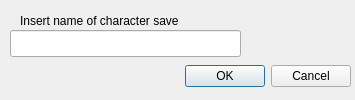
<?xml version="1.0" encoding="UTF-8"?>
<ui version="4.0">
 <class>NewChar</class>
 <widget class="QDialog" name="NewChar">
  <property name="geometry">
   <rect>
    <x>0</x>
    <y>0</y>
    <width>355</width>
    <height>100</height>
   </rect>
  </property>
  <property name="windowTitle">
   <string>Dialog</string>
  </property>
  <widget class="QDialogButtonBox" name="buttonBox">
   <property name="geometry">
    <rect>
     <x>10</x>
     <y>60</y>
     <width>341</width>
     <height>32</height>
    </rect>
   </property>
   <property name="orientation">
    <enum>Qt::Horizontal</enum>
   </property>
   <property name="standardButtons">
    <set>QDialogButtonBox::Cancel|QDialogButtonBox::Ok</set>
   </property>
  </widget>
  <widget class="QLabel" name="label">
   <property name="geometry">
    <rect>
     <x>20</x>
     <y>10</y>
     <width>211</width>
     <height>21</height>
    </rect>
   </property>
   <property name="text">
    <string>Insert name of character save</string>
   </property>
  </widget>
  <widget class="QLineEdit" name="lineEdit">
   <property name="geometry">
    <rect>
     <x>10</x>
     <y>30</y>
     <width>231</width>
     <height>27</height>
    </rect>
   </property>
  </widget>
 </widget>
 <resources/>
 <connections>
  <connection>
   <sender>buttonBox</sender>
   <signal>accepted()</signal>
   <receiver>NewChar</receiver>
   <slot>accept()</slot>
   <hints>
    <hint type="sourcelabel">
     <x>248</x>
     <y>254</y>
    </hint>
    <hint type="destinationlabel">
     <x>157</x>
     <y>274</y>
    </hint>
   </hints>
  </connection>
  <connection>
   <sender>buttonBox</sender>
   <signal>rejected()</signal>
   <receiver>NewChar</receiver>
   <slot>reject()</slot>
   <hints>
    <hint type="sourcelabel">
     <x>316</x>
     <y>260</y>
    </hint>
    <hint type="destinationlabel">
     <x>286</x>
     <y>274</y>
    </hint>
   </hints>
  </connection>
 </connections>
</ui>
